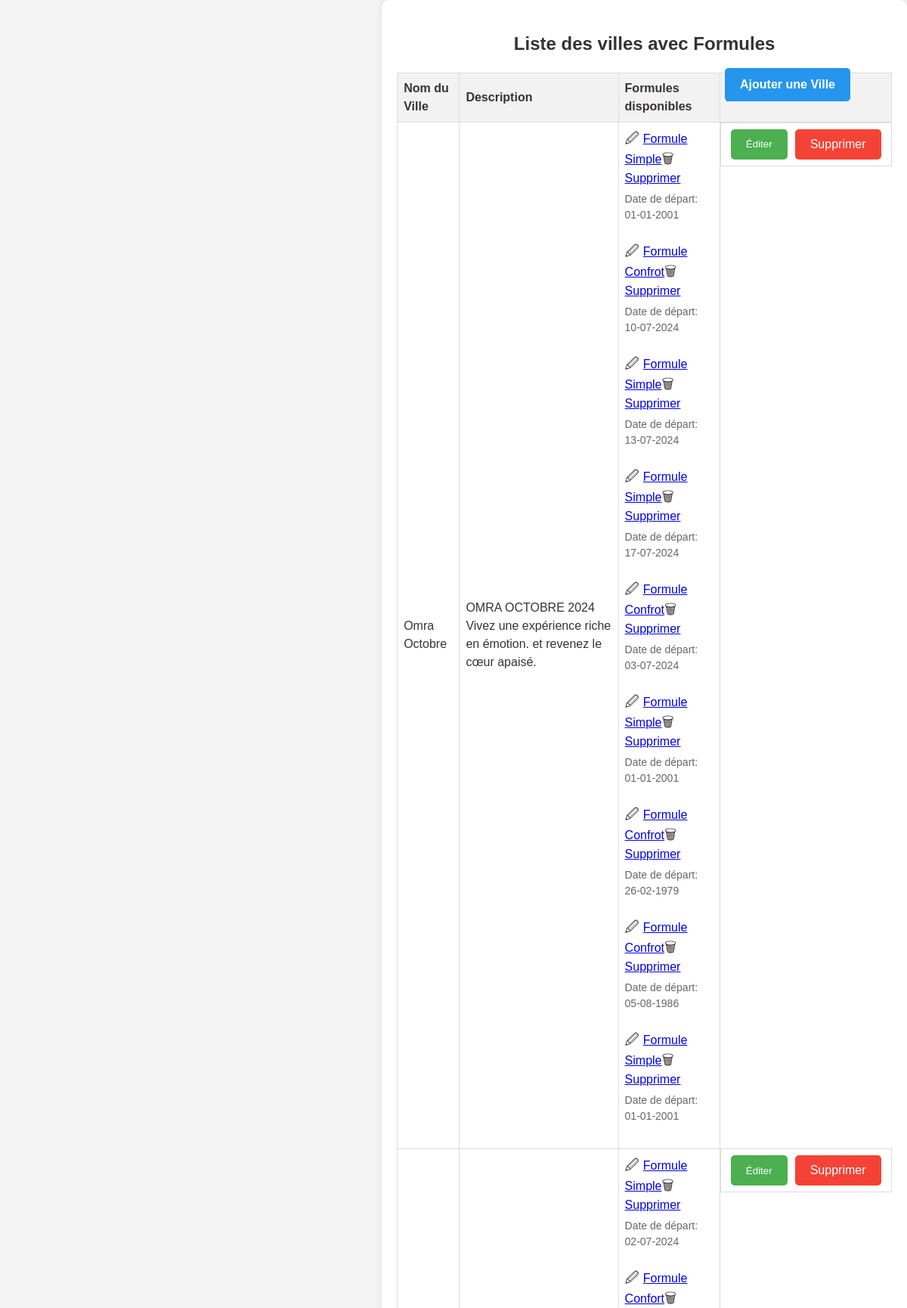
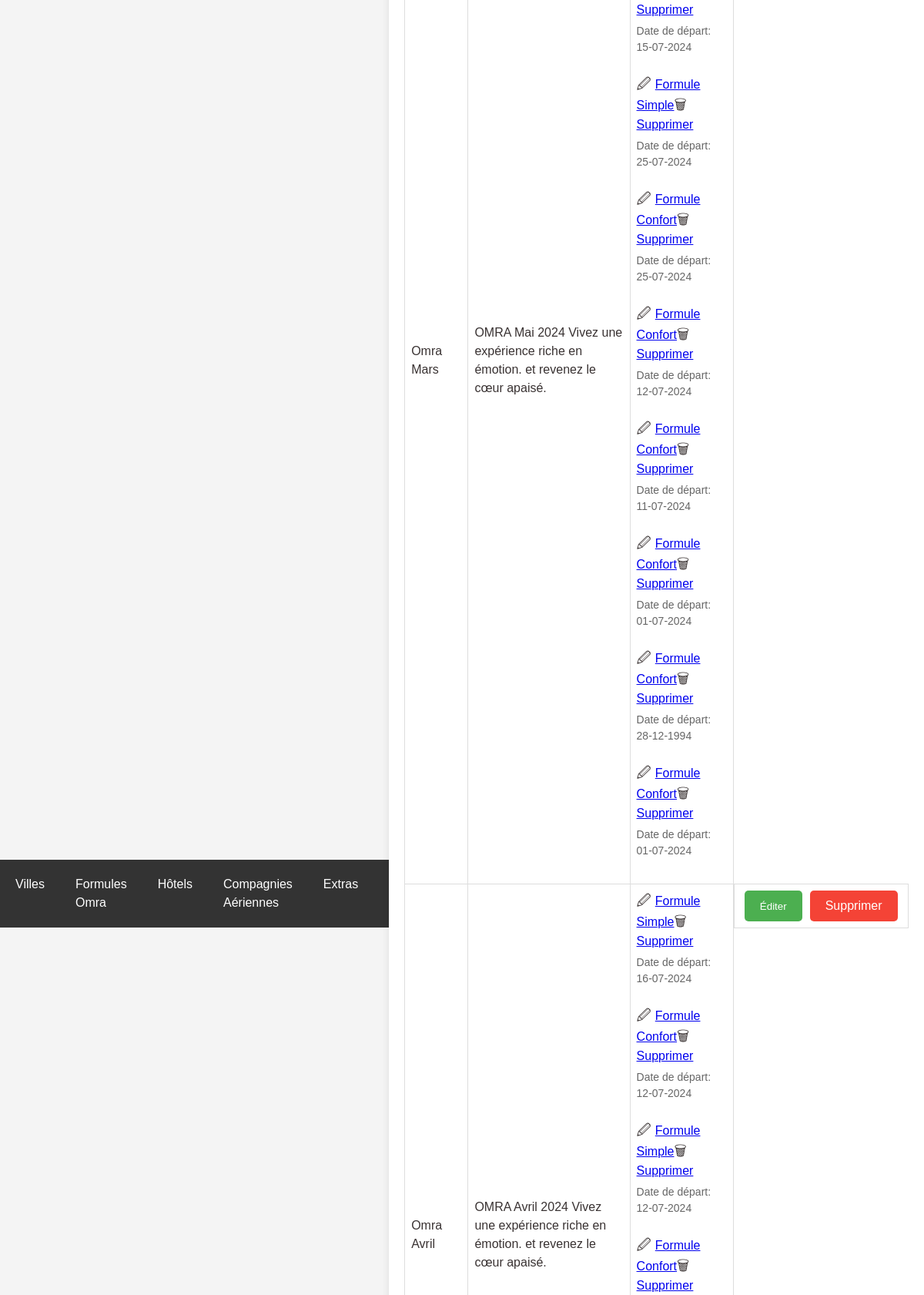
Screenshot of /omrapackage.php (upper part) with the database file from the repository (2 pictures, top to bottom).
### tables this page shows
CREATE TABLE `omra_packages` (
  `id` int(11) NOT NULL,
  `nom` varchar(255) NOT NULL,
  `description` text NOT NULL,
  `photo` varchar(255) NOT NULL
);

CREATE TABLE `formules` (
  `id` int(11) NOT NULL,
  `package_id` int(11) NOT NULL,
  `date_depart` date DEFAULT NULL,
  `statut` enum('activé','désactivé') NOT NULL,
  `duree_sejour` varchar(255) NOT NULL,
  `prix_chambre_quadruple` decimal(10,2) NOT NULL,
  `prix_chambre_triple` decimal(10,2) NOT NULL,
  `prix_chambre_double` decimal(10,2) NOT NULL,
  `prix_chambre_single` decimal(10,2) NOT NULL,
  `child_discount` decimal(10,2) NOT NULL,
  `prix_bebe` decimal(10,2) NOT NULL,
  `prix_chambre_quadruple_promo` decimal(10,2) NOT NULL,
  `prix_chambre_triple_promo` decimal(10,2) NOT NULL,
  `prix_chambre_double_promo` decimal(10,2) NOT NULL,
  `prix_chambre_single_promo` decimal(10,2) NOT NULL,
  `description` text NOT NULL,
  `type_id` int(11) DEFAULT NULL,
  `created_at` timestamp NOT NULL DEFAULT current_timestamp() ON UPDATE current_timestamp()
);

CREATE TABLE `type_formule_omra` (
  `id` int(11) NOT NULL,
  `nom` varchar(255) NOT NULL,
  `formule_parent_id` int(11) DEFAULT NULL
);

### omrapackage.php (the view, shortened to what this page needs)
<!DOCTYPE html>
<html lang="fr">
<head>
    <link rel="stylesheet" href="styles.css">
</head>
<body>
    <?php include 'header.php'; ?>
    <div class="container">
        <h2 class="text-center">Liste des villes avec Formules</h2>
        <a href="ajoutomrapackage.php" class='btn-add'><b>Ajouter une Ville</b></a>
        <table>
            <thead>
                <tr>
                    <th>Nom du Ville</th>
                    <th>Description</th>
                    <th>Formules disponibles</th>
                    <th>Action</th>
                </tr>
            </thead>
            <tbody>
                <?php
                include 'db.php';
                $sql_packages = "SELECT * FROM omra_packages";
                $result_packages = mysqli_query($conn, $sql_packages);
                if (mysqli_num_rows($result_packages) > 0) {
                    while ($row_package = mysqli_fetch_assoc($result_packages)) {
                        echo "<tr>";
                        echo "<td>" . $row_package['nom'] . "</td>";
                        echo "<td>" . $row_package['description'] . "</td>";
                        $package_id = $row_package['id'];
                        $sql_formules = "SELECT formules.*, type_formule_omra.nom as type_nom
                                     FROM formules
                                     JOIN type_formule_omra ON formules.type_id = type_formule_omra.id
                                     WHERE package_id = $package_id";
                        $result_formules = mysqli_query($conn, $sql_formules);
                        if (mysqli_num_rows($result_formules) > 0) {
                            echo "<td>";
                            while ($row_formule = mysqli_fetch_assoc($result_formules)) {
                                echo "<span class='icon'>&#128393;</span><a href='edit_formule.php?id=" . $row_formule['id'] . "'>" . $row_formule['type_nom'] . "</a>";
                                echo "<span class='icon'>&#128465;</span><a href='delete_formule.php?id=" . $row_formule['id'] . "' onclick=\"return confirm('Êtes-vous sûr de vouloir supprimer cette formule?')\">Supprimer</a>";
                                if (!empty($row_formule['date_depart'])) {
                                    $date_depart_formattee = date('d-m-Y', strtotime($row_formule['date_depart']));
                                    echo "<br><span class='indicator'>Date de départ: " . $date_depart_formattee . "</span>";
                                }
                                echo "<br>";
                            }
                            echo "</td>";
                        } else {
                            echo "<td>Aucune formule disponible pour ce package.</td>";
                        }
                        echo "<td class='btn-group'>";
                        echo "<button class='btn btn-edit' onclick=\"window.location.href='edit_package.php?id=" . $package_id . "'\">Éditer</button>";
                        echo "<a class='btn btn-delete' href='delete_package.php?id=" . $package_id . "' onclick=\"return confirm('Êtes-vous sûr de vouloir supprimer ce package?')\">Supprimer</a>";
                        echo "</td>";
                        echo "</tr>";
                    }
                } else {
                    echo "<tr><td colspan='4'>Aucun package Omra disponible pour le moment.</td></tr>";
                }
                ?>
            </tbody>
        </table>
    </div>
</body>
</html>

### css/styles.css (style rules this page uses)
body { font-family: 'Lexend', sans-serif; line-height: 1.5; min-height: 100vh; display: flex; align-items: center; justify-content: center; color: #393232; background-color: #f7f7f7; }
.btn-group { display: flex; justify-content: space-between; }
.btn-group { margin-top: auto; }

### omrapackage.php (style rules this page uses)
body { font-family: Arial, sans-serif; background-color: #f4f4f4; margin: 0; padding: 0; box-sizing: border-box; }
.container { width: 90%; margin: auto; background-color: #fff; padding: 20px; border-radius: 10px; box-shadow: 0 0 10px rgba(0, 0, 0, 0.1); }
h2 { text-align: center; color: #333; }
table { width: 100%; border-collapse: collapse; }
th, td { border: 1px solid #ddd; padding: 8px; text-align: left; }
th { background-color: #f2f2f2; }
.btn-group { text-align: center; }
.btn { padding: 8px 20px; margin: 0 5px; border: none; border-radius: 5px; cursor: pointer; }
.btn-edit { background-color: #4CAF50; color: white; }
.btn-add { background-color: #2595ee; color: white; padding: 10px 20px; border: none; border-radius: 5px; cursor: pointer; position: absolute; right: 75px; top: 90px; text-decoration: none; }
.btn-delete { background-color: #f44336; color: white; text-decoration: none; }
.icon { font-size: 18px; margin-right: 5px; }
.indicator { display: block; font-size: 14px; color: #666; margin-top: 5px; }

### header.php (style rules this page uses)
body { font-family: Arial, sans-serif; background-color: #f4f4f4; margin: 0; padding: 0; box-sizing: border-box; }

### rows the page displays
omra_packages: nom "Omra Octobre", description "OMRA OCTOBRE 2024 Vivez une expérience riche en émotion. et revenez le cœur apaisé."
formules: type.nom "Formule Simple", date_depart "01-01-2001"
formules: type.nom "Formule Confrot", date_depart "10-07-2024"
formules: type.nom "Formule Simple", date_depart "13-07-2024"
formules: type.nom "Formule Simple", date_depart "17-07-2024"
formules: type.nom "Formule Confrot", date_depart "03-07-2024"
formules: type.nom "Formule Simple", date_depart "01-01-2001"
formules: type.nom "Formule Confrot", date_depart "26-02-1979"
formules: type.nom "Formule Confrot", date_depart "05-08-1986"
formules: type.nom "Formule Simple", date_depart "01-01-2001"
omra_packages: nom "Omra Mars", description "OMRA Mai 2024 Vivez une expérience riche en émotion. et revenez le cœur apaisé."
formules: type.nom "Formule Simple", date_depart "02-07-2024"
formules: type.nom "Formule Confort", date_depart "15-07-2024"
formules: type.nom "Formule Simple", date_depart "25-07-2024"
formules: type.nom "Formule Confort", date_depart "25-07-2024"
formules: type.nom "Formule Confort", date_depart "12-07-2024"
formules: type.nom "Formule Confort", date_depart "11-07-2024"
formules: type.nom "Formule Confort", date_depart "01-07-2024"
formules: type.nom "Formule Confort", date_depart "28-12-1994"
formules: type.nom "Formule Confort", date_depart "01-07-2024"
omra_packages: nom "Omra Avril", description "OMRA Avril 2024 Vivez une expérience riche en émotion. et revenez le cœur apaisé."
formules: type.nom "Formule Simple", date_depart "16-07-2024"
formules: type.nom "Formule Confort", date_depart "12-07-2024"
formules: type.nom "Formule Simple", date_depart "12-07-2024"
formules: type.nom "Formule Confort"
